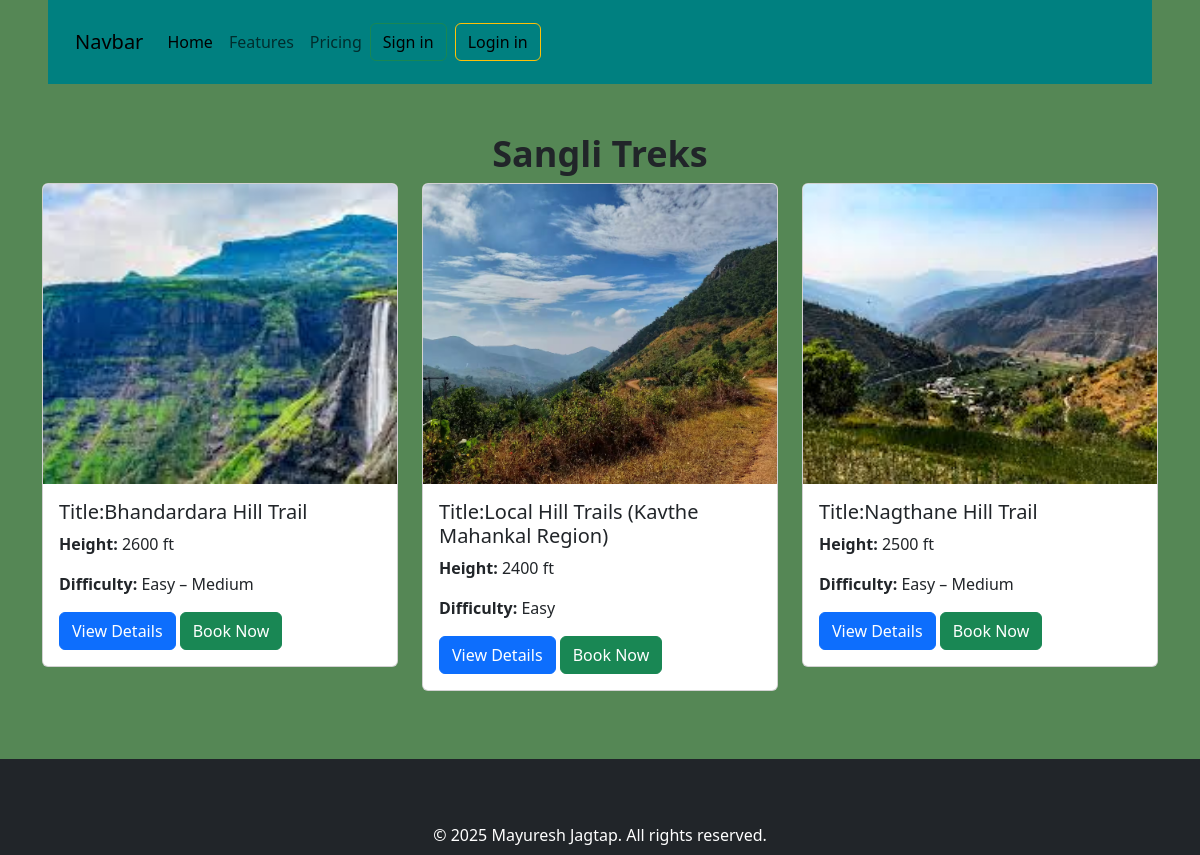
Screenshot of /district/Sangli/ with the database file from the repository.
### trekkers/models.py (models this page shows)
class Trek(models.Model):
    district = models.CharField(max_length=50)
    title = models.CharField(max_length=200)
    height = models.IntegerField()
    difficulty = models.CharField(max_length=100)
    description = models.TextField()
    image = models.ImageField(upload_to='treks/')
    location = models.CharField(max_length=100)

### trekkers/views.py (the view)
# urls.py: path('district/<str:district>/', views.district_treks, name='district_treks'),
def district_treks(request, district):
    treks = Trek.objects.filter(district=district)
    return render(request, "website/district_treks.html", {"treks": treks, "district": district})

### templates/website/district_treks.html (shortened to what this page needs)
{% extends "layout.html" %}
{% block content %}
<div class="container mb-5 mt-5" >
<h1 class="text-center fw-bolder" style="font-size: 3.0vw">{{ district }} Treks</h1>
<div class="row">
    {% for trek in treks %}
    <div class="col-md-4">
        <div class="card" style="margin-bottom: 20px;">
            <img src="{{ trek.image.url }}" class="card-img-top" style="height: 300px; object-fit: cover;">
            <div class="card-body">
                <h5 class="card-title">Title:{{trek.title}}</h5>
                <p><strong>Height:</strong> {{ trek.height }} ft</p>
                <p><strong>Difficulty:</strong> {{ trek.difficulty }}</p>
                <a href="/trek/{{ trek.id }}/" class="btn btn-primary">View Details</a>
                <a href="/trek/book/{{ trek.id }}/" class="btn btn-success">Book Now</a>
            </div>
        </div>
    </div>
    {% empty %}
    <p>No treks found in {{ district }}</p>
    {% endfor %}
</div>
</div>
{% endblock  %}

### templates/layout.html (style rules this page uses)
body { background-color: rgb(85, 135, 85); }

### rows the page displays
Trek: image (picture), title "Bhandardara Hill Trail", height "2600", difficulty "Easy – Medium"
Trek: image (picture), title "Local Hill Trails (Kavthe Mahankal Region)", height "2400", difficulty "Easy"
Trek: image (picture), title "Nagthane Hill Trail", height "2500", difficulty "Easy – Medium"

### other values shown
{{ district }} "Sangli"
